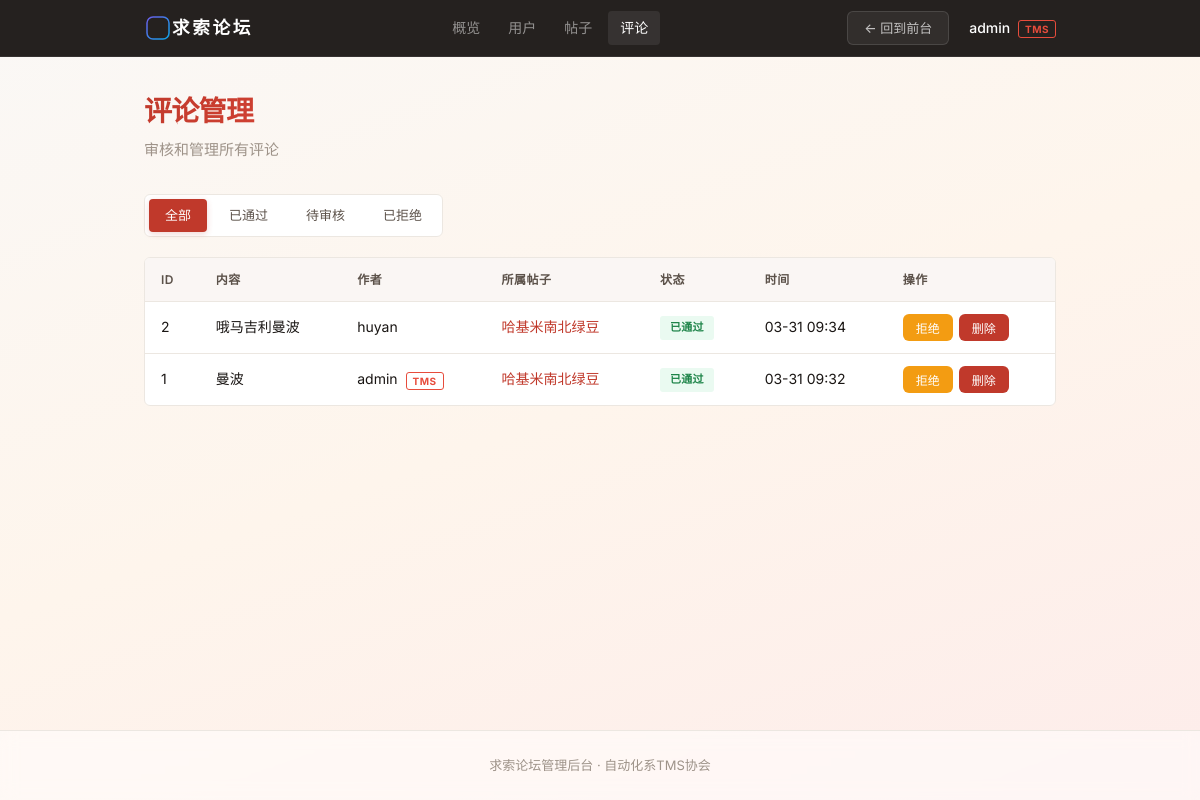
/admin/comments (signed in), run on the app's committed database.
### app.py (models this page shows)
class User(UserMixin, db.Model):
    id = db.Column(db.Integer, primary_key=True)
    username = db.Column(db.String(80), unique=True, nullable=False)
    email = db.Column(db.String(120), unique=True, nullable=False)
    password_hash = db.Column(db.String(256), nullable=False)
    is_admin = db.Column(db.Boolean, default=False)
    is_banned = db.Column(db.Boolean, default=False)
    created_at = db.Column(db.DateTime, default=datetime.utcnow)
    posts = db.relationship('Post', backref='author', lazy=True)
    comments = db.relationship('Comment', backref='author', lazy=True)

class Comment(db.Model):
    id = db.Column(db.Integer, primary_key=True)
    content = db.Column(db.Text, nullable=False)
    status = db.Column(db.String(20), default='approved')
    reject_reason = db.Column(db.String(500), default='')
    created_at = db.Column(db.DateTime, default=datetime.utcnow)
    user_id = db.Column(db.Integer, db.ForeignKey('user.id'), nullable=False)
    post_id = db.Column(db.Integer, db.ForeignKey('post.id'), nullable=False)

class Post(db.Model):
    id = db.Column(db.Integer, primary_key=True)
    title = db.Column(db.String(200), nullable=False)
    content = db.Column(db.Text, nullable=False)
    status = db.Column(db.String(20), default='approved')  # approved / pending / rejected
    reject_reason = db.Column(db.String(500), default='')
    created_at = db.Column(db.DateTime, default=datetime.utcnow)
    user_id = db.Column(db.Integer, db.ForeignKey('user.id'), nullable=False)
    comments = db.relationship('Comment', backref='post', lazy=True, cascade='all, delete-orphan')

### app.py (the view)
@app.route('/admin/comments')
@admin_required
def admin_comments():
    status_filter = request.args.get('status', 'all')
    if status_filter == 'all':
        comments = Comment.query.order_by(Comment.created_at.desc()).all()
    else:
        comments = Comment.query.filter_by(status=status_filter).order_by(Comment.created_at.desc()).all()
    return render_template('admin/comments.html', comments=comments, current_filter=status_filter)

### app.py (called while the page is built)
@app.template_filter('bjtime')
def beijing_time(dt, fmt='%Y-%m-%d %H:%M'):
    if dt is None:
        return ''
    utc_dt = dt.replace(tzinfo=timezone.utc)
    return utc_dt.astimezone(BEIJING_TZ).strftime(fmt)

@login_manager.user_loader
def load_user(user_id):
    return User.query.get(int(user_id))

def admin_required(f):
    @wraps(f)
    @login_required
    def decorated(*args, **kwargs):
        if not current_user.is_admin:
            abort(403)
        return f(*args, **kwargs)
    return decorated

### templates/admin/comments.html (shortened to what this page needs)
{% extends "admin/base_admin.html" %}
{% block content %}
<div class="page-header">
    <h1>评论管理</h1>
    <p class="subtitle">审核和管理所有评论</p>
</div>
<div class="filter-bar">
    <a href="{{ url_for('admin_comments', status='all') }}" class="filter-btn {% if current_filter=='all' %}active{% endif %}">全部</a>
    <a href="{{ url_for('admin_comments', status='approved') }}" class="filter-btn {% if current_filter=='approved' %}active{% endif %}">已通过</a>
    <a href="{{ url_for('admin_comments', status='pending') }}" class="filter-btn {% if current_filter=='pending' %}active{% endif %}">待审核</a>
    <a href="{{ url_for('admin_comments', status='rejected') }}" class="filter-btn {% if current_filter=='rejected' %}active{% endif %}">已拒绝</a>
</div>
{% if comments %}
<div class="admin-table-wrapper">
    <table class="admin-table">
        <thead>
            <tr>
                <th>ID</th>
                <th>内容</th>
                <th>作者</th>
                <th>所属帖子</th>
                <th>状态</th>
                <th>时间</th>
                <th>操作</th>
            </tr>
        </thead>
        <tbody>
            {% for comment in comments %}
            <tr>
                <td>{{ comment.id }}</td>
                <td>
                    {{ comment.content[:60] }}{% if comment.content|length > 60 %}…{% endif %}
                </td>
                <td>
                    {{ comment.author.username }}
                    {% if comment.author.is_admin %}<span class="badge-tms">TMS</span>{% endif %}
                </td>
                <td>
                    <a href="{{ url_for('view_post', post_id=comment.post_id) }}" class="table-link">
                        {{ comment.post.title[:20] }}{% if comment.post.title|length > 20 %}…{% endif %}
                    </a>
                </td>
                <td>
                    <span class="status-tag status-{{ comment.status }}">
                        {% if comment.status == 'approved' %}已通过{% elif comment.status == 'pending' %}待审核{% elif comment.status == 'rejected' %}已拒绝{% endif %}
                    </span>
                </td>
                <td>{{ comment.created_at|bjtime('%m-%d %H:%M') }}</td>
                <td class="action-cell">
                    {% if comment.status != 'rejected' %}
                    <form method="POST" action="{{ url_for('admin_reject_comment', cid=comment.id) }}">
                        <button class="btn btn-warning btn-xs">拒绝</button>
                    </form>
                    {% endif %}
                    <form method="POST" action="{{ url_for('admin_delete_comment', cid=comment.id) }}" onsubmit="return confirm('确定删除？')">
                        <button class="btn btn-danger btn-xs">删除</button>
                    </form>
                </td>
            </tr>
            {% endfor %}
        </tbody>
    </table>
</div>
{% else %}
<div class="empty-state">
    <p>没有符合条件的评论</p>
</div>
{% endif %}
{% endblock %}

### templates/admin/base_admin.html (shortened to what this page needs)
<!DOCTYPE html>
<html lang="zh-CN">
<head>
    <link rel="stylesheet" href="{{ url_for('static', filename='style.css') }}">
</head>
<body>
    <nav class="navbar navbar-admin">
        <div class="container-admin nav-inner">
            <a href="{{ url_for('index') }}" class="logo">
                <span>求索论坛</span>
            </a>
            <div class="admin-nav-links">
                <a href="{{ url_for('admin_dashboard') }}" class="admin-link {% if request.endpoint=='admin_dashboard' %}active{% endif %}">概览</a>
                <a href="{{ url_for('admin_users') }}" class="admin-link {% if request.endpoint=='admin_users' %}active{% endif %}">用户</a>
                <a href="{{ url_for('admin_posts') }}" class="admin-link {% if request.endpoint=='admin_posts' %}active{% endif %}">帖子</a>
                <a href="{{ url_for('admin_comments') }}" class="admin-link {% if request.endpoint=='admin_comments' %}active{% endif %}">评论</a>
            </div>
            <div class="nav-actions">
                <a href="{{ url_for('index') }}" class="btn btn-ghost btn-sm">← 回到前台</a>
                <span class="username">{{ current_user.username }} <span class="badge-tms">TMS</span></span>
            </div>
        </div>
    </nav>
    <main class="container-admin main-content">
        {% block content %}{% endblock %}
    </main>
    <footer class="footer">
        <div class="container-admin">
            <p>求索论坛管理后台 · 自动化系TMS协会</p>
        </div>
    </footer>
</body>
</html>

### data on the page
User: username "admin"
Comment: id "2", content "哦马吉利曼波", author.username "huyan", post "哈基米南北绿豆", status "已通过", created_at|bjtime "03-31 09:34"
Comment: id "1", content "曼波", author.username "admin", shows "TMS", post "哈基米南北绿豆", status "已通过", created_at|bjtime "03-31 09:32"
